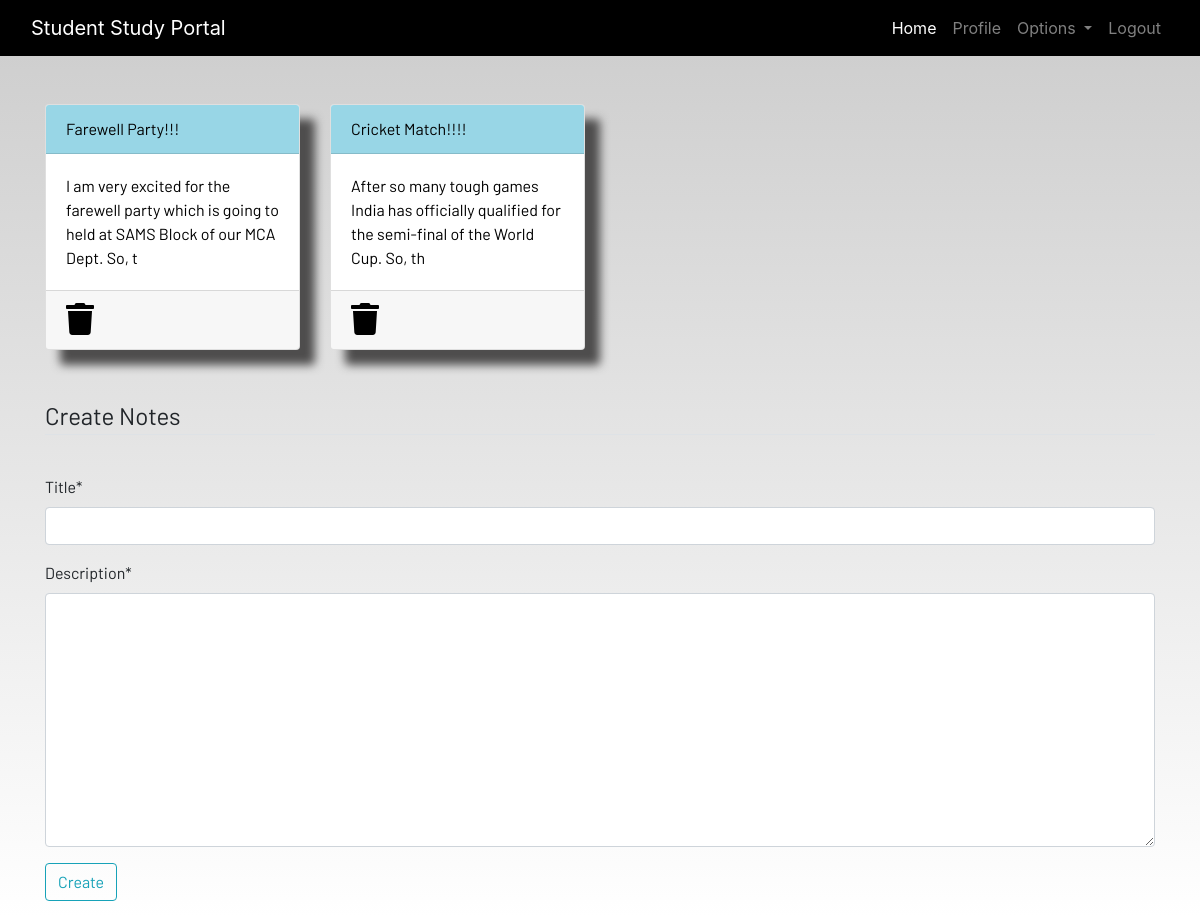
/notes (signed in), run on an earlier commit of the app's database.
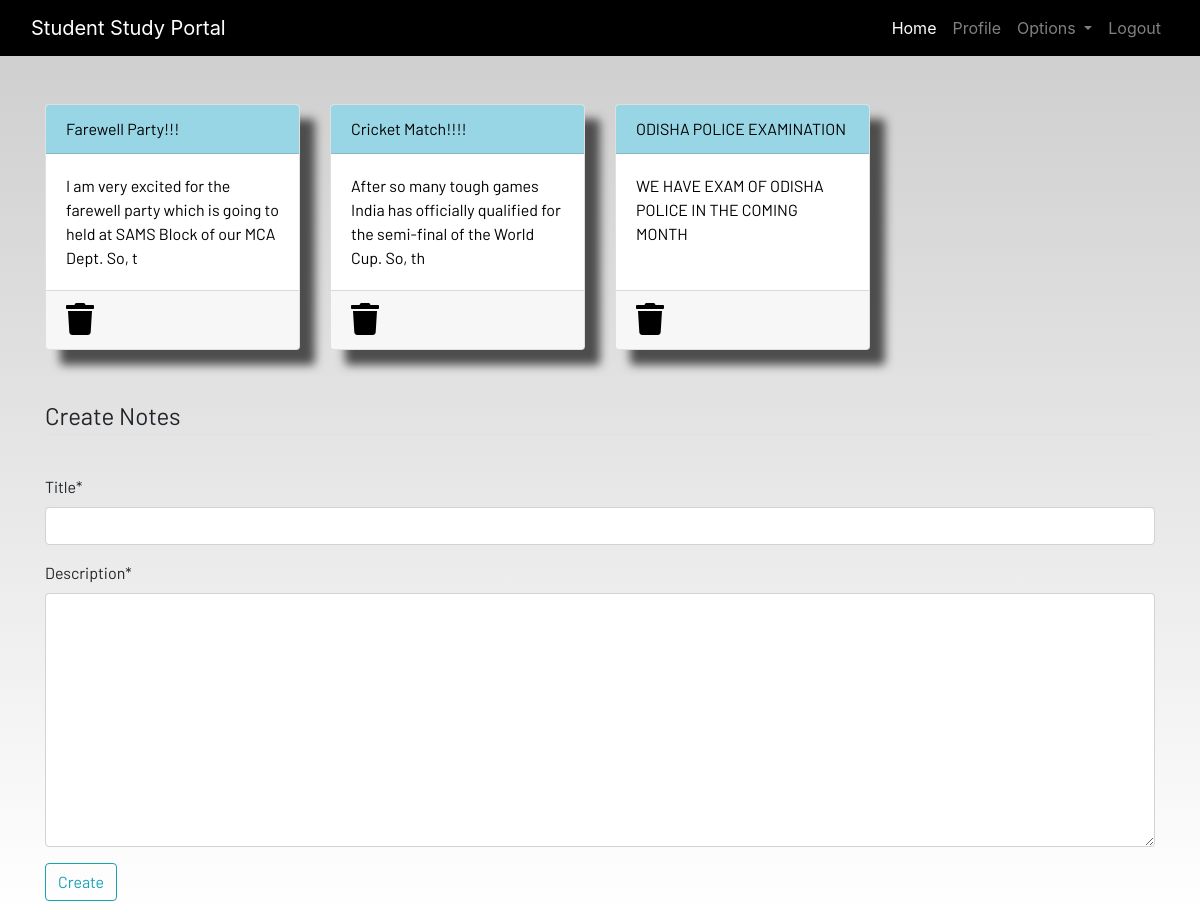
And on a later commit of the database.
### dashboard/models.py (models this page shows, shortened)
class Notes(models.Model):
    user = models.ForeignKey(User, on_delete=models.CASCADE)
    title = models.CharField(max_length=200)
    description = models.TextField()
    class Meta:
        verbose_name="notes"
        verbose_name_plural = "notes"

### dashboard/views.py (the view)
# urls.py: path('notes',views.notes, name="notes"),
@login_required
def notes(request):
    if request.method == "POST":
        form = NotesForm(request.POST)
        if form.is_valid():
            notes = Notes(user=request.user,title=request.POST['title'],description=request.POST['description'])
            notes.save()
        messages.success(request, f"Notes added from {request.user.username} Successfully")
    else:
        form = NotesForm()
    notes = Notes.objects.filter(user=request.user)
    context = {'notes':notes, 'form':form}
    return render(request, 'dashboard/notes.html', context)

### dashboard/forms.py
class NotesForm(forms.ModelForm):
    class Meta:
        model = Notes
        fields = ['title', 'description']

### dashboard/templates/dashboard/notes.html (shortened to what this page needs)
{% extends 'dashboard/base.html' %}
{% load static %}
{% block content %}
{% load crispy_forms_tags %}
<div class="container">
    <div class="row">
        {% for note in notes %}
        <div class="col-md-3">
            <a href="{% url 'notes-detail' note.id %}">
                <div class="card">
                    <div class="card-header">{{note.title}}</div>
                    <div class="card-body">{{note.description|slice:"0:100"}}</div>
                    <div class="card-footer mt-auto "><a href="{% url 'delete_note' note.id %}">
                        <i class="fa fa-trash fa-2x"></i></a>
                    </div>
                </div>
            </a>
        </div>
        {% endfor %}
        <br><br>
    </div>
</div>
<br><br>
<div class="container">
    <form method="POST">
        <fieldset class="form-group">
            <legend class="border-bottom mb-4">Create Notes</legend>
        </fieldset>
        {{form|crispy}}
        <div class="form-group">
            <button href="" class="btn btn-outline-info" type="submit">
                Create
            </button>
        </div>
    </form>
</div>
{% endblock content %}

### dashboard/templates/dashboard/base.html (shortened to what this page needs)
<!DOCTYPE html>
{% load static %}
<html lang="en">
<head>
  <link rel="stylesheet" href="https://stackpath.bootstrapcdn.com/bootstrap/4.3.1/css/bootstrap.min.css"
 />
  <link rel="stylesheet" href="https://use.fontawesome.com/releases/v5.7.2/css/all.css"
 />
  <link rel="stylesheet" href="{% static 'css/main.css' %}" />
</head>
<body>
  <header>
    <nav class="navbar navbar-expand-lg navbar-dark bg-dark">
      <div class="container-fluid">
        <a class="navbar-brand" href="{% url 'home' %}">Student Study Portal</a>
        <div class="collapse navbar-collapse justify-content-end" id="navbarSupportedContent">
          <ul class="navbar-nav mb-2 mb-lg-0">
            <li class="nav-item">
              <a class="nav-link active" aria-current="page" href="{% url 'home' %}">Home</a>
            </li>
            {% if user.is_authenticated %}
            <li class="nav-item">
              <a class="nav-link" href="{% url 'profile' %}">Profile</a>
            </li>
            <li class="nav-item dropdown">
              <a class="nav-link dropdown-toggle" href="#" id="navbarDropdown" role="button" data-toggle="dropdown"
                aria-haspopup="true" aria-expanded="false">
                Options
              </a>
            </li>
            <li class="nav-item">
              <a class="nav-link" href="{% url 'logout' %}">Logout</a>
            </li>
            {% endif %}
          </ul>
        </div>
      </div>
    </nav>
  </header>
  <br /><br />
  <main>
    {% block content %}
    {% endblock content %}
  </main>
</body>
</html>

### static/css/main.css (style rules this page uses)
html { scroll-behavior: smooth; height: 100%; width: 100%; }
main { font-family: Barlow, Quicksand, Rubik, sans-serif, serif, 'Times New Roman', Times, serif !important; }
.navbar { background-color: rgb(0, 0, 0) !important; }
.card { box-shadow: 15px 15px 10px rgb(78, 77, 77); }
a { text-decoration: none !important; color: black; }
.card-header { color: black !important; background: rgb(152, 214, 230) !important; transition: 0.3s ease-in; }
html, body { max-width: 100%; overflow-x: hidden; height: 100%; width: 100%; }
body { background: linear-gradient(rgba(0, 0, 0, 0.2), rgba(255, 255, 255, 0.5)); overflow-x: hidden; background-repeat: no-repeat; }
.card-header { background-color: rgb(133, 204, 231); }
.col-md-3 .card { width: 100%; height: 100%; }
.fa { color: black; }

What changed in the data, as far as the page shows it:
added Notes: title "ODISHA POLICE EXAMINATION", description "WE HAVE EXAM OF ODISHA POLICE IN THE COMING MONTH"
